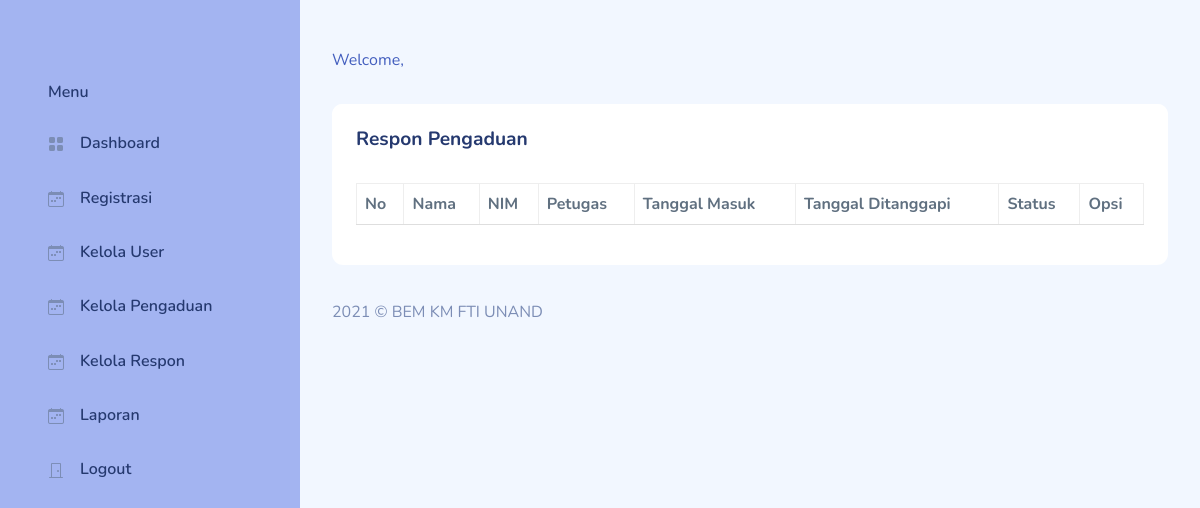
Before: /admin/respon.php (signed in) with the older database file.
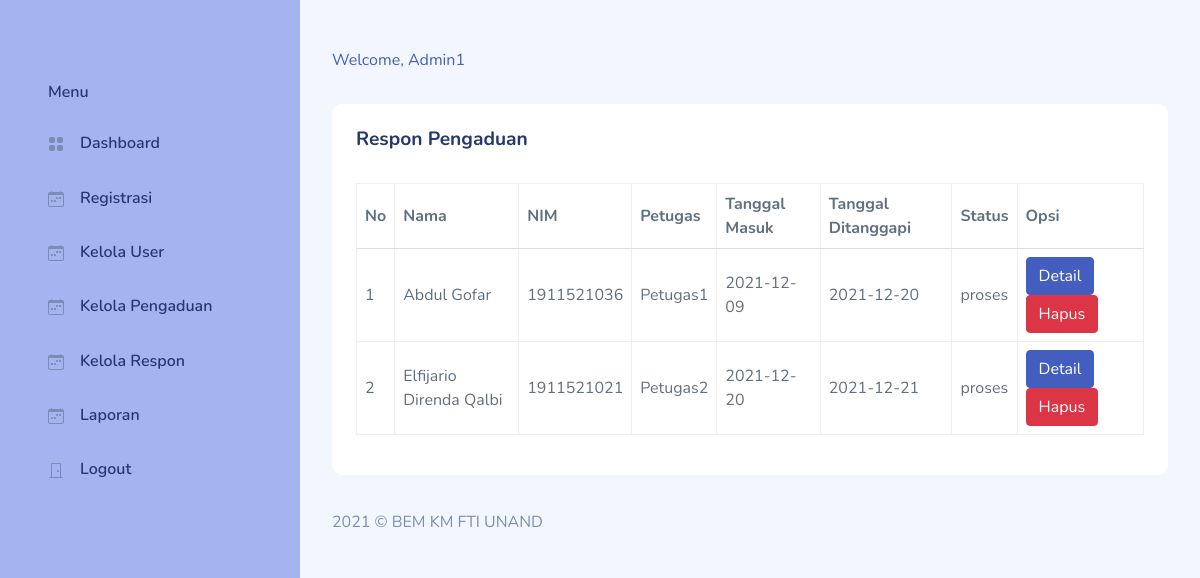
After: the same page with the newer database file.
### tables this page shows
CREATE TABLE `pengaduan` (
  `id_pengaduan` int(5) NOT NULL,
  `tgl_pengaduan` date NOT NULL,
  `nim` varchar(16) NOT NULL,
  `isi_pengaduan` varchar(300) NOT NULL,
  `foto` varchar(255) NOT NULL,
  `status` enum('proses','selesai') NOT NULL
);

CREATE TABLE `mahasiswa` (
  `nim` varchar(16) NOT NULL,
  `nama` varchar(35) NOT NULL,
  `alamat` varchar(40) NOT NULL,
  `email` varchar(50) NOT NULL,
  `password` varchar(255) NOT NULL,
  `no_hp` varchar(13) NOT NULL
);

CREATE TABLE `petugas` (
  `nip` varchar(20) NOT NULL,
  `nama_petugas` varchar(30) NOT NULL,
  `password` varchar(255) NOT NULL,
  `no_hp` varchar(13) NOT NULL,
  `level` enum('admin','petugas') NOT NULL,
  `alamat` varchar(40) NOT NULL,
  `email` varchar(50) NOT NULL
);

CREATE TABLE `respon` (
  `id_respon` int(5) NOT NULL,
  `id_pengaduan` int(5) NOT NULL,
  `tgl_respon` date NOT NULL,
  `isi_respon` varchar(300) NOT NULL,
  `nip` varchar(20) NOT NULL
);

### admin/respon.php (the view, shortened to what this page needs)
<!DOCTYPE html>
<html>
  <head>
  <link rel="stylesheet" href="../assets/css/bootstrap.css">
  <link rel="stylesheet" href="../assets/vendors/iconly/bold.css">
  <link rel="stylesheet" href="../assets/vendors/perfect-scrollbar/perfect-scrollbar.css">
  <link rel="stylesheet" href="../assets/vendors/bootstrap-icons/bootstrap-icons.css">
  <link rel="stylesheet" href="../assets/css/app.css">
  </head>
  <body>
  <div id="app">
      <?php include 'sidebar.php' ?>
      <div id="main">
          <div class="page-heading">
          <a href="#name" class="col s3"> Welcome, <span class="white-text name"><?php echo ucwords($_SESSION['data']['nama_petugas']); ?></span></a>
          </div>
          <div class="page-content">
              <section class="row">
                  <div class="col-12 col-lg-12">
                      <div class="row">
                          <div class="col-12">
                              <div class="card">
                                  <div class="card-header">
                                      <h4>Respon Pengaduan</h4>
                                  </div>
                                  <div class="card-body">
                                      <table id="example" class="table table-bordered">
                                          <thead>
                                              <tr>
                                                  <th>No</th>
                                                  <th>Nama</th>
                                                  <th>NIM</th>
                                                  <th>Petugas</th>
                                                  <th>Tanggal Masuk</th>
                                                  <th>Tanggal Ditanggapi</th>
                                                  <th>Status</th>
                                                  <th>Opsi</th>
                                              </tr>
                                          </thead>
                                          <tbody>
                                              <?php
                                                  $no=1;
                                                  $query = mysqli_query($koneksi,"SELECT * FROM pengaduan INNER JOIN mahasiswa ON pengaduan.nim=mahasiswa.nim INNER JOIN respon ON pengaduan.id_pengaduan=respon.id_pengaduan INNER JOIN petugas ON respon.nip=petugas.nip ORDER BY respon.id_pengaduan DESC");
                                                  while ($r=mysqli_fetch_assoc($query)) { ?>
                                                  <tr>
                                                      <td><?php echo $no++; ?></td>
                                                      <td><?php echo $r['nama']; ?></td>
                                                      <td><?php echo $r['nim']; ?></td>
                                                      <td><?php echo $r['nama_petugas']; ?></td>
                                                      <td><?php echo $r['tgl_pengaduan']; ?></td>
                                                      <td><?php echo $r['tgl_respon']; ?></td>
                                                      <td><?php echo $r['status']; ?></td>
                                                      <td>
                                                          <a class="btn btn-primary" href="#more?id_respon=<?php echo $r['id_respon'] ?>">Detail</a>
                                                          <a class="btn btn-danger" onclick="return confirm('Anda Yakin Ingin Menghapus?')" href="index.php?p=respon_hapus&id_respon=<?php echo $r['id_respon'] ?>">Hapus</a>
                                                      </td>
                                                  </tr>
                                                      <?php  }
                                                      ?>
                                          </tbody>
                                      </table>
                                  </div>
                              </div>
                          </div>
                      </div>
                  </div>
              </section>
          </div>
          <footer>
              <div class="footer clearfix mb-0 text-muted">
                  <div class="float-start">
                      <p>2021 &copy; BEM KM FTI UNAND</p>
                  </div>
              </div>
          </footer>
      </div>
  </div>

Changed rows visible on the page:
added pengaduan: nim.nama "Abdul Gofar", nim.nim "1911521036", petugas.nama_petugas "Petugas1", tgl_pengaduan "2021-12-09", respon.tgl_respon "2021-12-20", status "proses"
added pengaduan: nim.nama "Elfijario Direnda Qalbi", nim.nim "1911521021", petugas.nama_petugas "Petugas2", tgl_pengaduan "2021-12-20", respon.tgl_respon "2021-12-21", status "proses"
Other visible differences:
$_SESSION['data']['nama_petugas']: (not shown) → "Admin1"
